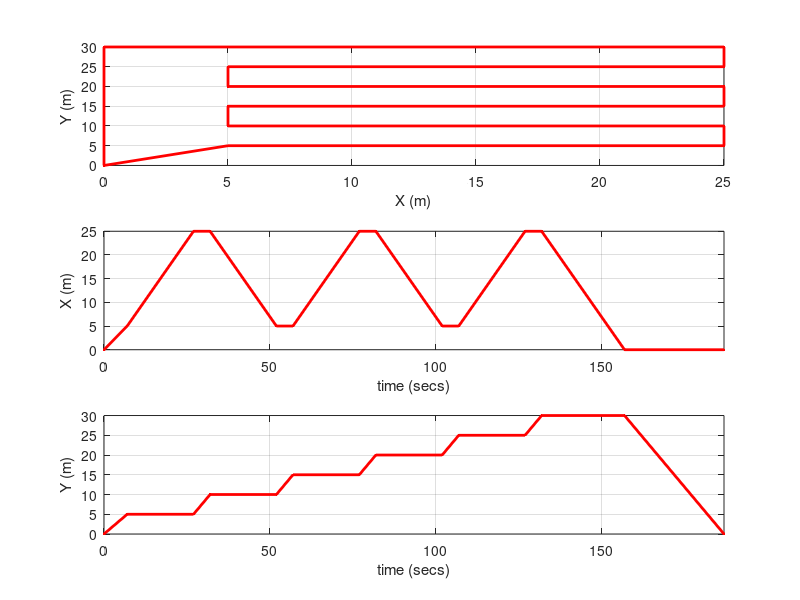
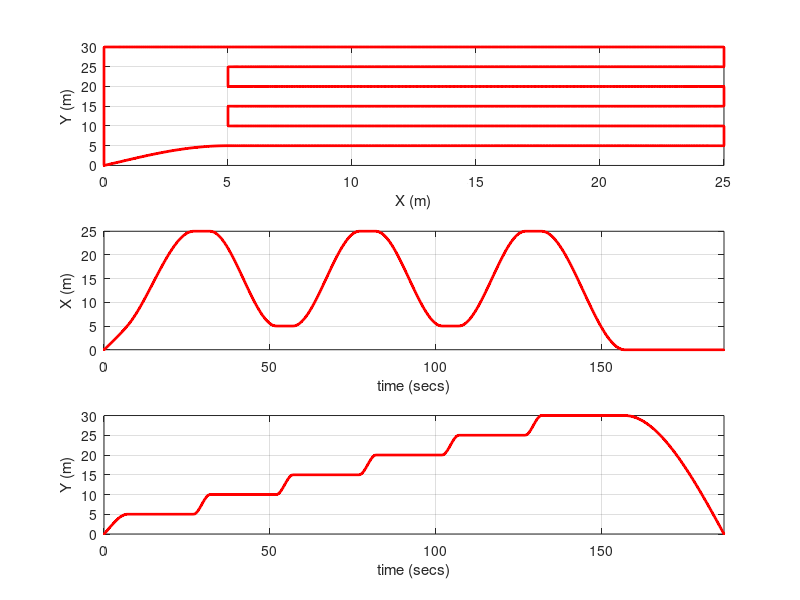

MATLAB code to generate these figures, in order:
%       O   A    B   C    D   E    F    G   H     I    J    K    L    O
X_WP = [0,  5,  25,  25   5,  5,  25,  25,  5,    5,  25,  25,   0,   0];
Y_WP = [0,  5,   5,  10, 10, 15,  15   20, 20,   25,  25,  30,  30,   0];
T_WP = [0,  7,  27,  32, 52, 57,  77,  82, 102, 107, 127, 132, 157, 187];

XBC_DOT = [0, 0];
YBC_DOT = [0, 0];
%% plot it

X = X_WP;
Y = Y_WP;
T = T_WP;
figure;
subplot(3,1,1); plot(X, Y, '.r-', 'LineWidth', 2);
                axis tight; grid on; xlabel('X (m)'); ylabel('Y (m)');
subplot(3,1,2); plot(T, X, '.r-', 'LineWidth', 2);
                axis tight; grid on; xlabel('time (secs)'); ylabel('X (m)'); 
subplot(3,1,3); plot(T, Y, '.r-', 'LineWidth', 2);
                axis tight; grid on; xlabel('time (secs)'); ylabel('Y (m)');                
                
%% a simple interp
t_vec = T_WP(1): 0.1:T_WP(end);

x_vec = interp1(T_WP, X_WP, t_vec, 'pchip');
y_vec = interp1(T_WP, Y_WP, t_vec, 'pchip');

X = x_vec;
Y = y_vec;
T = t_vec;

figure;
subplot(3,1,1); plot(X, Y, '.r-', 'LineWidth', 2);
                axis tight; grid on; xlabel('X (m)'); ylabel('Y (m)');
subplot(3,1,2); plot(T, X, '.r-', 'LineWidth', 2);
                axis tight; grid on; xlabel('time (secs)'); ylabel('X (m)'); 
subplot(3,1,3); plot(T, Y, '.r-', 'LineWidth', 2);
                axis tight; grid on; xlabel('time (secs)'); ylabel('Y (m)');                
                
                
                